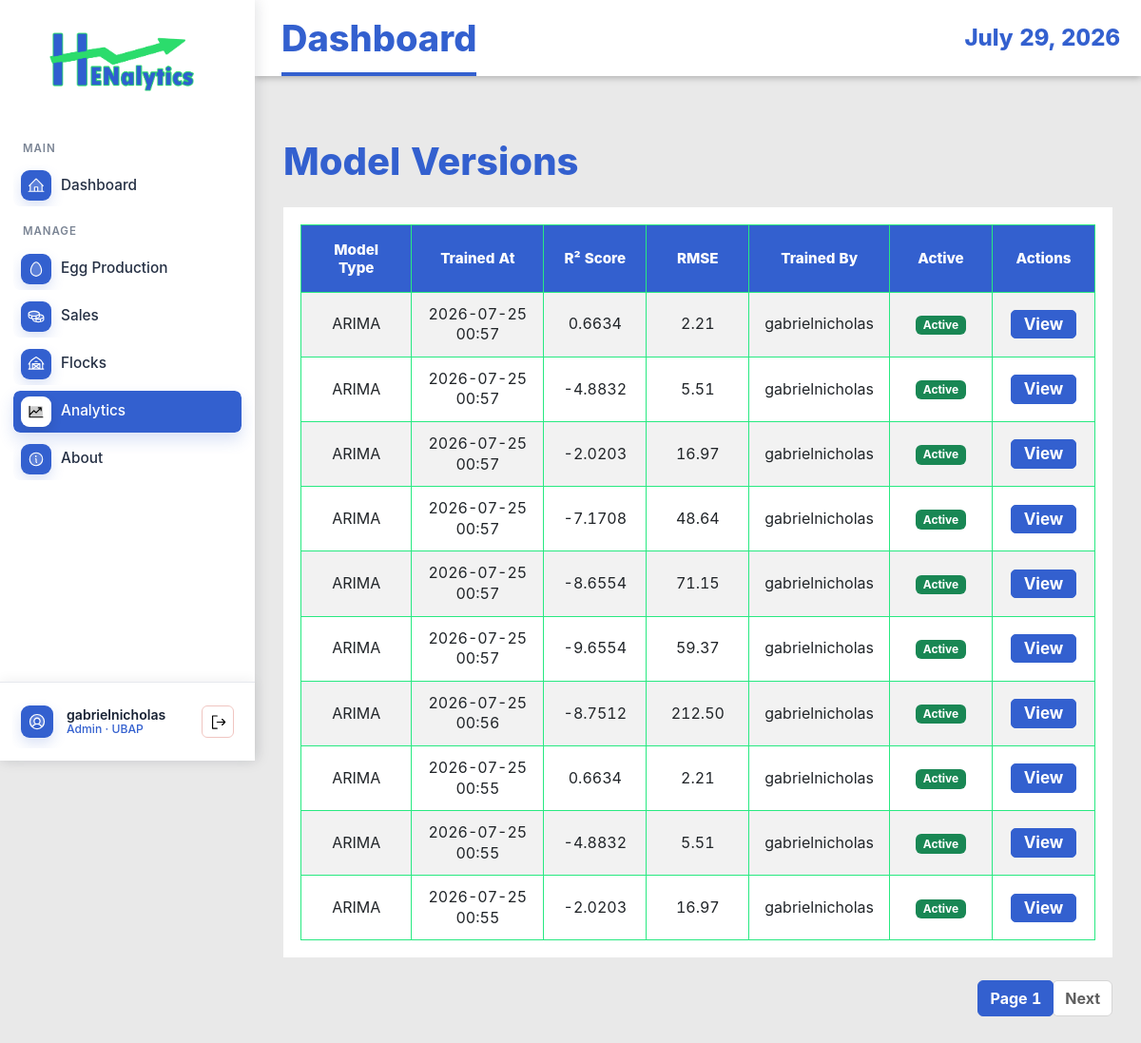
The page /model-versions/ (signed in) on the database as committed earlier.
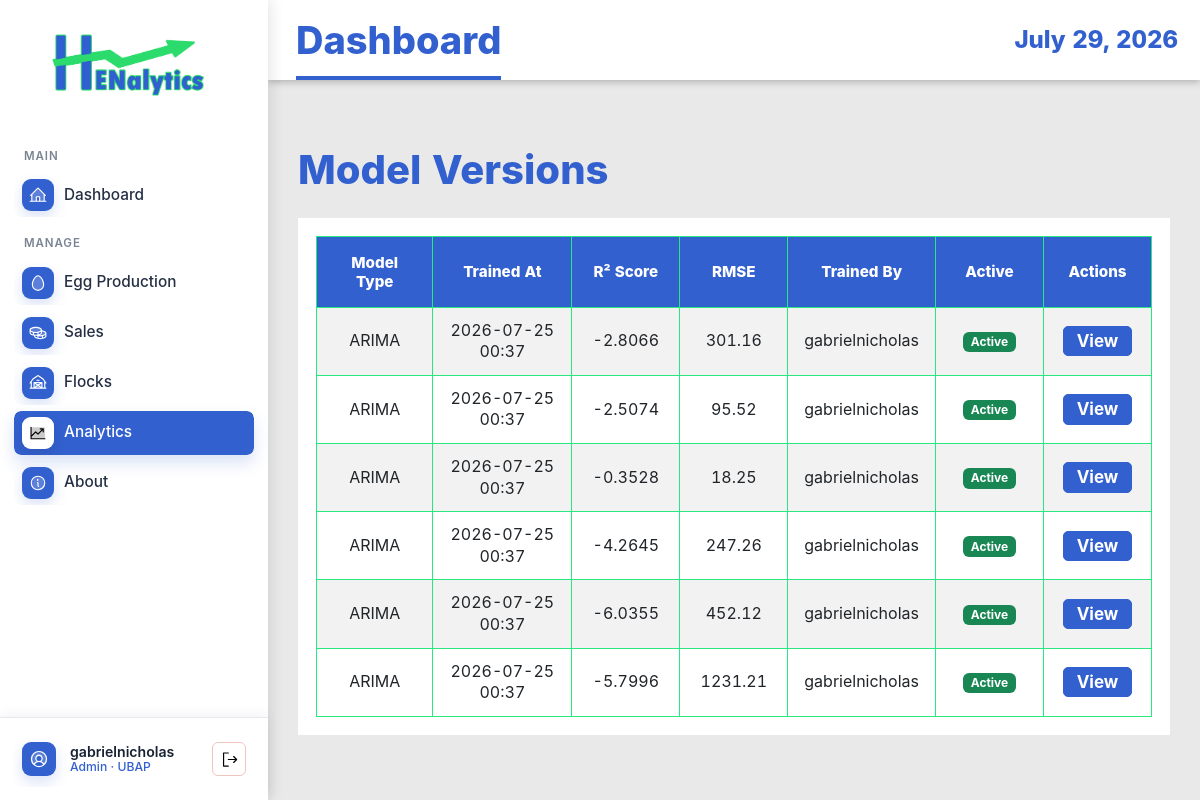
The same page on the database as committed later.
### EggProduction/models.py (models this page shows, shortened)
class ModelVersion(models.Model):
    MODEL_TYPE_CHOICES = (
        ('arima', 'ARIMA'),
        ('mlr', 'Multiple Linear Regression'),
        ('hybrid', 'Hybrid Model'),
        ('lstm', 'LSTM Neural Network'),
    )
    model_type = models.CharField(max_length=20, choices=MODEL_TYPE_CHOICES)
    trained_at = models.DateTimeField(auto_now_add=True)
    triggered_by = models.ForeignKey(User, on_delete=models.SET_NULL, null=True)
    r2_score = models.DecimalField(max_digits=5, decimal_places=4, null=True, blank=True)
    rmse = models.DecimalField(max_digits=10, decimal_places=2, null=True, blank=True)
    aic_score = models.DecimalField(max_digits=15, decimal_places=2, null=True, blank=True)
    arima_order = models.CharField(max_length=20, null=True, blank=True, help_text="Format: (p,d,q)")
    pkl_path = models.CharField(max_length=255, null=True, blank=True)
    is_active = models.BooleanField(default=True)
    training_rows = models.IntegerField(null=True, blank=True)
    created_at = models.DateTimeField(auto_now_add=True)
    class Meta:
        ordering = ['-trained_at']
        verbose_name_plural = "Model Versions"

### EggProduction/views.py (the view)
# urls.py: path('model-versions/', views.ModelVersionListView.as_view(), name='model-version-list'),
class ModelVersionListView(ManagerAccessMixin, ListView):
    model = ModelVersion
    template_name = 'egg_production/model_version_list.html'
    context_object_name = 'models'
    paginate_by = 10
    ordering = ['-trained_at']

### EggProduction/views.py (called while the page is built)
    def test_func(self):
        user = self.request.user
        try:
            profile = UserProfile.objects.get(user=user)
            return profile.role in ['admin', 'manager']
        except UserProfile.DoesNotExist:
            return user.is_superuser

### EggProduction/templates/egg_production/model_version_list.html (shortened to what this page needs)
{% extends 'base.html' %}
{% load static %}
{% block content %}
<div class="container mt-4">
    <h1 class="mb-4">Model Versions</h1>
    {% if models %}
    <div class="table-responsive">
        <table class="table table-striped table-hover">
            <thead class="table-dark">
                <tr>
                    <th>Model Type</th>
                    <th>Trained At</th>
                    <th>R² Score</th>
                    <th>RMSE</th>
                    <th>Trained By</th>
                    <th>Active</th>
                    <th>Actions</th>
                </tr>
            </thead>
            <tbody>
                {% for model in models %}
                <tr>
                    <td>{{ model.get_model_type_display }}</td>
                    <td>{{ model.trained_at|date:"Y-m-d H:i" }}</td>
                    <td>{{ model.r2_score|default:"N/A" }}</td>
                    <td>{{ model.rmse|default:"N/A" }}</td>
                    <td>{{ model.triggered_by.get_full_name|default:model.triggered_by.username }}</td>
                    <td>
                        {% if model.is_active %}
                        <span class="badge bg-success">Active</span>
                        {% else %}
                        <span class="badge bg-secondary">Inactive</span>
                        {% endif %}
                    </td>
                    <td>
                        <a href="{% url 'eggproduction:model-version-detail' model.pk %}"
                            class="btn btn-sm btn-info">View</a>
                    </td>
                </tr>
                {% endfor %}
            </tbody>
        </table>
    </div>
    {% if is_paginated %}
    <nav aria-label="Page navigation">
        <ul class="pagination justify-content-center">
            <li class="page-item active"><a class="page-link" href="#">Page {{ page_obj.number }}</a></li>
            {% if page_obj.has_next %}
            <li class="page-item"><a class="page-link" href="?page={{ page_obj.next_page_number }}">Next</a></li>
            {% endif %}
        </ul>
    </nav>
    {% endif %}
    {% else %}
    <div class="alert alert-info">No models available.</div>
    {% endif %}
</div>
{% endblock %}

Rows that differ between the two databases and show on the page:
removed ModelVersion: model_type "ARIMA", trained_at "2026-07-25 00:57", r2_score "0.6634", rmse "2.21", triggered_by.get_full_name "gabrielnicholas", is_active "Active"
removed ModelVersion: model_type "ARIMA", trained_at "2026-07-25 00:57", r2_score "-4.8832", rmse "5.51", triggered_by.get_full_name "gabrielnicholas", is_active "Active"
removed ModelVersion: model_type "ARIMA", trained_at "2026-07-25 00:57", r2_score "-2.0203", rmse "16.97", triggered_by.get_full_name "gabrielnicholas", is_active "Active"
removed ModelVersion: model_type "ARIMA", trained_at "2026-07-25 00:57", r2_score "-7.1708", rmse "48.64", triggered_by.get_full_name "gabrielnicholas", is_active "Active"
removed ModelVersion: model_type "ARIMA", trained_at "2026-07-25 00:57", r2_score "-8.6554", rmse "71.15", triggered_by.get_full_name "gabrielnicholas", is_active "Active"
removed ModelVersion: model_type "ARIMA", trained_at "2026-07-25 00:57", r2_score "-9.6554", rmse "59.37", triggered_by.get_full_name "gabrielnicholas", is_active "Active"
removed ModelVersion: model_type "ARIMA", trained_at "2026-07-25 00:56", r2_score "-8.7512", rmse "212.50", triggered_by.get_full_name "gabrielnicholas", is_active "Active"
removed ModelVersion: model_type "ARIMA", trained_at "2026-07-25 00:55", r2_score "0.6634", rmse "2.21", triggered_by.get_full_name "gabrielnicholas", is_active "Active"
removed ModelVersion: model_type "ARIMA", trained_at "2026-07-25 00:55", r2_score "-4.8832", rmse "5.51", triggered_by.get_full_name "gabrielnicholas", is_active "Active"
removed ModelVersion: model_type "ARIMA", trained_at "2026-07-25 00:55", r2_score "-2.0203", rmse "16.97", triggered_by.get_full_name "gabrielnicholas", is_active "Active"
now on this page (row unchanged): ModelVersion: model_type "ARIMA", trained_at "2026-07-25 00:37", r2_score "-2.8066", rmse "301.16", triggered_by.get_full_name "gabrielnicholas", is_active "Active"
now on this page (row unchanged): ModelVersion: model_type "ARIMA", trained_at "2026-07-25 00:37", r2_score "-2.5074", rmse "95.52", triggered_by.get_full_name "gabrielnicholas", is_active "Active"
now on this page (row unchanged): ModelVersion: model_type "ARIMA", trained_at "2026-07-25 00:37", r2_score "-0.3528", rmse "18.25", triggered_by.get_full_name "gabrielnicholas", is_active "Active"
now on this page (row unchanged): ModelVersion: model_type "ARIMA", trained_at "2026-07-25 00:37", r2_score "-4.2645", rmse "247.26", triggered_by.get_full_name "gabrielnicholas", is_active "Active"
now on this page (row unchanged): ModelVersion: model_type "ARIMA", trained_at "2026-07-25 00:37", r2_score "-6.0355", rmse "452.12", triggered_by.get_full_name "gabrielnicholas", is_active "Active"
now on this page (row unchanged): ModelVersion: model_type "ARIMA", trained_at "2026-07-25 00:37", r2_score "-5.7996", rmse "1231.21", triggered_by.get_full_name "gabrielnicholas", is_active "Active"
Other text that changed with them:
{{ page_obj.number }}: "1" → (not shown)
text no longer shown: "Page Next"
